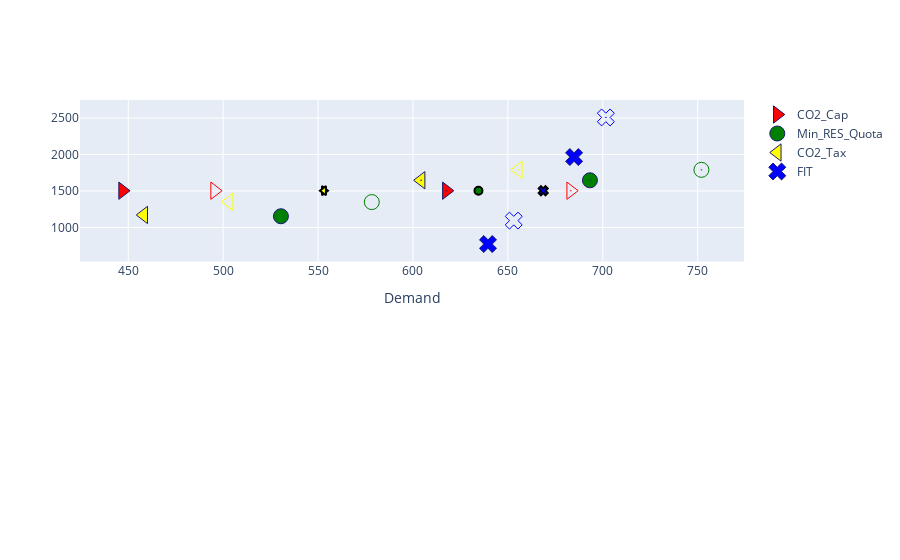

Notebook code cell kept with this figure:
### Code cell
symbol1 =[symbols[32:36],symbols[0:4],symbols[28:32],symbols[16:20]]

name1 = data2.Pol_Inst.unique()
marker_color1 = ["red","green","yellow","blue"]

for i,j,k,l in zip(x1[3],symbol1,name1,marker_color1):
    fig.add_trace(
        go.Scatter(x=i.Total_System_Cost,y=i.Total_CO2_Emissions,
               mode="markers",
               marker_symbol=j,
               marker_line_color="midnightblue", marker_color=l,
               marker_line_width=1, marker_size=15,
               name = k,
               showlegend= True,
               hovertemplate="name: %{y}%{x}<br>number: %{marker.symbol}<extra></extra>"),
               #row=1,col=1
    )
for i,j,k,l in zip(x1[9],symbol1,name1,marker_color1):
    fig.add_trace(
        go.Scatter(x=i.Total_System_Cost,y=i.Total_CO2_Emissions,
               mode="markers",
               marker_symbol=j,
               marker_line_color="black", marker_color = l,
               marker_line_width=2,
               marker_size=8,
               name = k,
               showlegend= False,
               #hovertemplate="name: %{y}%{x}<br>number: %{marker.symbol}<extra></extra>"
               ),
               #row=1,col=1
    )
fig.update_xaxes(title='Demand')

### Figure 1 — Plotly figure (JSON) as saved in the notebook; plotly's stock layout.template omitted (floating-point values rounded to 4 significant figures)
{"data": [{"hovertemplate": "name: %{y}%{x}<br>number: %{marker.symbol}<extra></extra>", "marker": {"color": "red", "line": {"color": "midnightblue", "width": 1}, "size": 15, "symbol": [8, 108, 208, 308]}, "mode": "markers", "name": "CO2_Cap", "showlegend": true, "type": "scatter", "x": [447.0, 495.5, 617.6, 683.1], "y": [1504.0, 1504.0, 1504.0, 1504.0]}, {"hovertemplate": "name: %{y}%{x}<br>number: %{marker.symbol}<extra></extra>", "marker": {"color": "green", "line": {"color": "midnightblue", "width": 1}, "size": 15, "symbol": [0, 100, 200, 300]}, "mode": "markers", "name": "Min_RES_Quota", "showlegend": true, "type": "scatter", "x": [530.4, 578.3, 693.2, 752.0], "y": [1154.0, 1348.0, 1646.0, 1790.0]}, {"hovertemplate": "name: %{y}%{x}<br>number: %{marker.symbol}<extra></extra>", "marker": {"color": "yellow", "line": {"color": "midnightblue", "width": 1}, "size": 15, "symbol": [7, 107, 207, 307]}, "mode": "markers", "name": "CO2_Tax", "showlegend": true, "type": "scatter", "x": [458.2, 503.2, 604.3, 655.5], "y": [1171.0, 1353.0, 1647.0, 1790.0]}, {"hovertemplate": "name: %{y}%{x}<br>number: %{marker.symbol}<extra></extra>", "marker": {"color": "blue", "line": {"color": "midnightblue", "width": 1}, "size": 15, "symbol": [4, 104, 204, 304]}, "mode": "markers", "name": "FIT", "showlegend": true, "type": "scatter", "x": [639.5, 653.1, 684.9, 701.6], "y": [772.5, 1094.0, 1965.0, 2508.0]}, {"marker": {"color": "red", "line": {"color": "black", "width": 2}, "size": 8, "symbol": [8, 108, 208, 308]}, "mode": "markers", "name": "CO2_Cap", "showlegend": false, "type": "scatter", "x": [553.1], "y": [1504.0]}, {"marker": {"color": "green", "line": {"color": "black", "width": 2}, "size": 8, "symbol": [0, 100, 200, 300]}, "mode": "markers", "name": "Min_RES_Quota", "showlegend": false, "type": "scatter", "x": [634.5], "y": [1503.0]}, {"marker": {"color": "yellow", "line": {"color": "black", "width": 2}, "size": 8, "symbol": [7, 107, 207, 307]}, "mode": "markers", "name": "CO2_Tax", "showlegend": false, "type": "scatter", "x": [553.1], "y": [1504.0]}, {"marker": {"color": "blue", "line": {"color": "black", "width": 2}, "size": 8, "symbol": [4, 104, 204, 304]}, "mode": "markers", "name": "FIT", "showlegend": false, "type": "scatter", "x": [668.6], "y": [1504.0]}], "layout": {"xaxis": {"anchor": "y", "domain": [0.0, 1.0], "title": {"text": "Demand"}}, "xaxis2": {"anchor": "y2", "domain": [0.0, 1.0], "title": {"text": "Demand"}}, "yaxis": {"anchor": "x", "domain": [0.575, 1.0]}, "yaxis2": {"anchor": "x2", "domain": [0.0, 0.425]}}}
